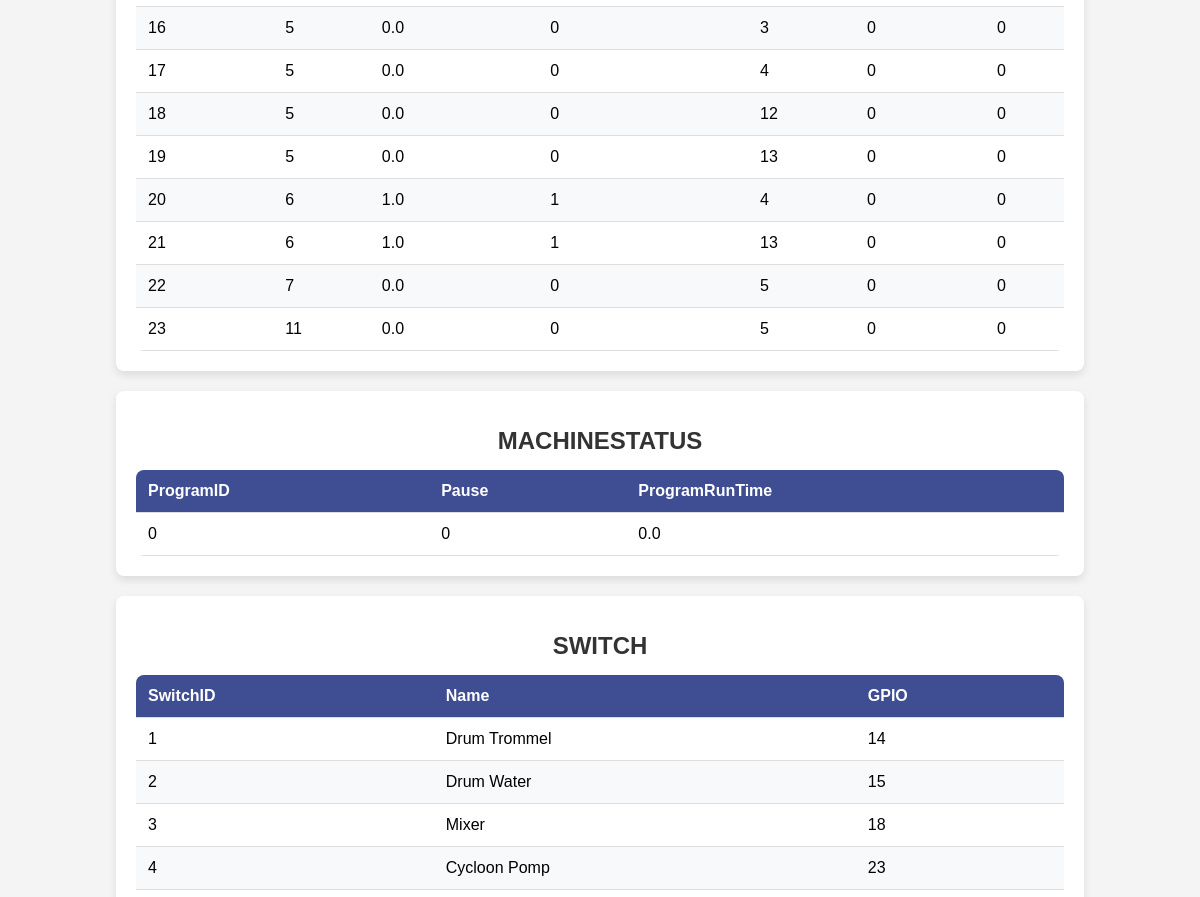
The app's page /tableview (middle part), older data.
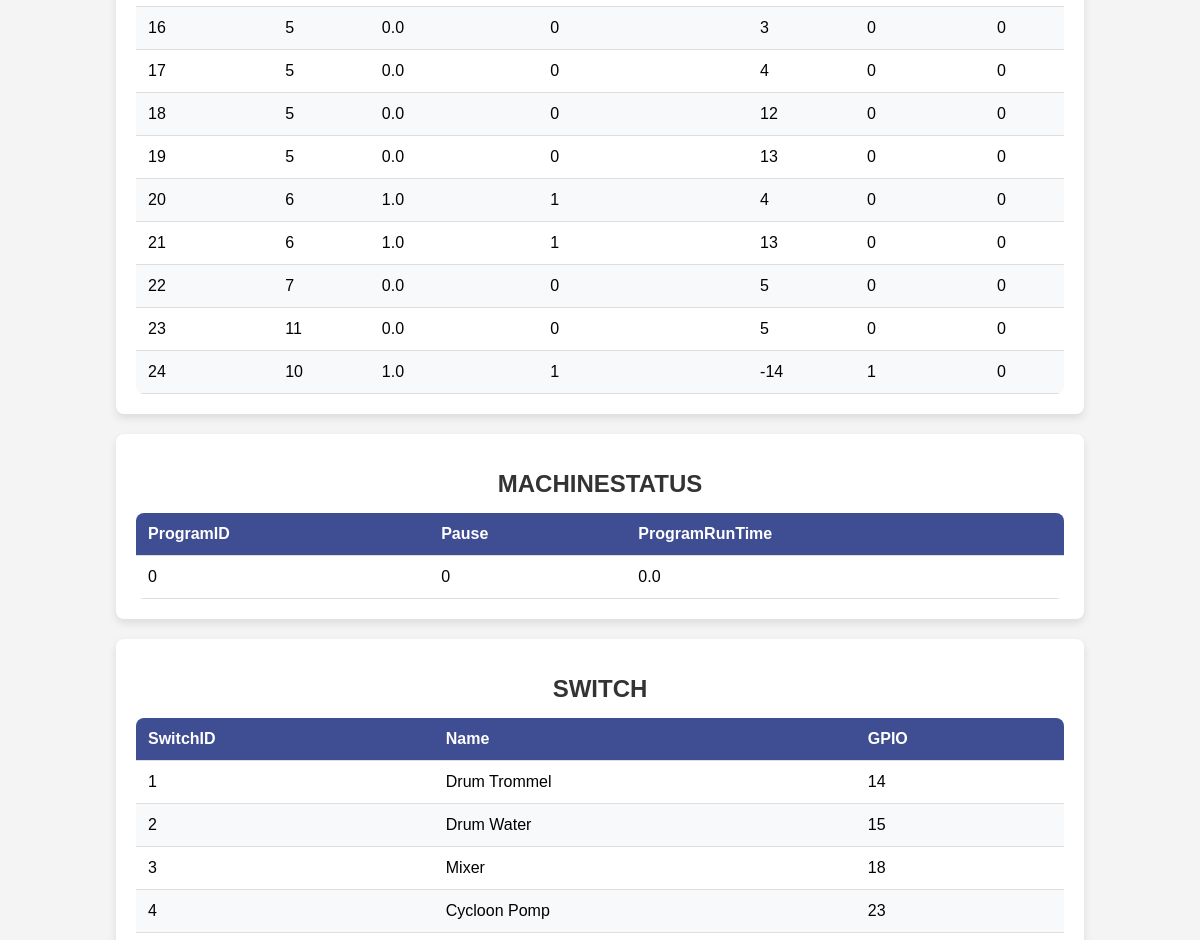
The same page, newer data.
### tables this page shows
CREATE TABLE METERRULES (
    MeterRuleID INTEGER PRIMARY KEY AUTOINCREMENT,
    MeterID INTEGER,
    MeterThreshold REAL NOT NULL,
    MeterThresholdGEQ INTEGER NOT NULL,
    SwitchID INTEGER,
    SwitchBool INTEGER NOT NULL,
    Stage INTEGER NOT NULL,
    FOREIGN KEY (MeterID) REFERENCES METER(MeterID)
    FOREIGN KEY (SwitchID) REFERENCES SWITCH(SwitchID)
);

CREATE TABLE MACHINESTATUS (
    ProgramID INTEGER NOT NULL,
    Pause INTEGER NOT NULL CHECK (Pause IN (0,1,2,14)),
    ProgramRunTime REAL NOT NULL,
    PRIMARY KEY (ProgramID),
    FOREIGN KEY (ProgramID) REFERENCES PROGRAM(ProgramID)
);

CREATE TABLE SWITCH (
    SwitchID INTEGER PRIMARY KEY AUTOINCREMENT,
    Name TEXT NOT NULL,
    GPIO INTEGER NOT NULL
);

### server/server.py (the view)
@app.route("/tableview")
def tableview():
    tables = []
    for tableName in tableNames:
        tables.append(sF.getTable(tableName,0))
    return render_template('tableview.html',tables=tables,tableNames=tableNames)

### server/serverFunctions/getTable.py (called while the page is built)
def getTable(table,add):
    db = sqlite3.connect('../data/machine.db',timeout=5)
    cs = db.execute('SELECT * FROM ' + table)
    ns = [description[0] for description in cs.description]
    result = []
    rows = 1;
    for ci in cs:
        result.append(dict(zip(ns,ci)))
        rows = rows + 1
    if add:
        if table != "MACHINESTATUS" and table != "FORCE":
            result.append(dict(zip(ns,[rows]+[None]*len(ns))))
    else:
        if not result:
            result.append(dict(zip(ns,[rows]+[None]*len(ns))))
    db.close()
    return result

### server/templates/tableview.html
{% extends "layout.html" %}
{% block main %}
	{% for table in tables %}
		<div class="table-container">
			<h1>{{ tableNames[loop.index-1] }}</h1>
                	<table>
                        	<thead>
                                	<tr>
					{% for key, value in table[0].items() %}
                                        	        <th>{{key}}</th>
                                 	       {% endfor %}
                                	</tr>
                       		</thead>
                        	<tbody>
                                	{% for item in table %}
                                        	<tr>
                                                	{% for key, value in item.items() %}
                                                	        <td>{{value}}</th>
                                        	        {% endfor %}
                                	        </tr>
                        	        {% endfor %}
                	        </tbody>
        	        </table>
	        </div>
	{% endfor %}
{% endblock %}

### server/templates/layout.html (shortened to what this page needs)
<!DOCTYPE html>
<html lang="en">
	<head>
        <link rel="stylesheet" href="/static/styles.css">
	</head>
	<main>
		{% block main %}{% endblock %}
	</main>

### server/static/styles.css (style rules this page uses)
.table-container { width: 80%; margin: 20px auto; padding: 20px; background: #fff; box-shadow: 0 4px 8px rgba(0, 0, 0, 0.1); border-radius: 8px; }
h1 { text-align: center; font-size: 1.5rem; margin-bottom: 15px; color: #333; }
.table-container table { width: 100%; border-collapse: collapse; overflow: hidden; border-radius: 8px; }
.table-container thead { background: #3F4D92; color: #fff; }
.table-container tbody tr:nth-child(even) { background: #f8f9fa; }
h1 { text-align: center; }

Row changes from the older to the newer data that the page shows:
added METERRULES: item "24" "10" "1" "1" "0", MeterThreshold "1.0", SwitchID "-14"
